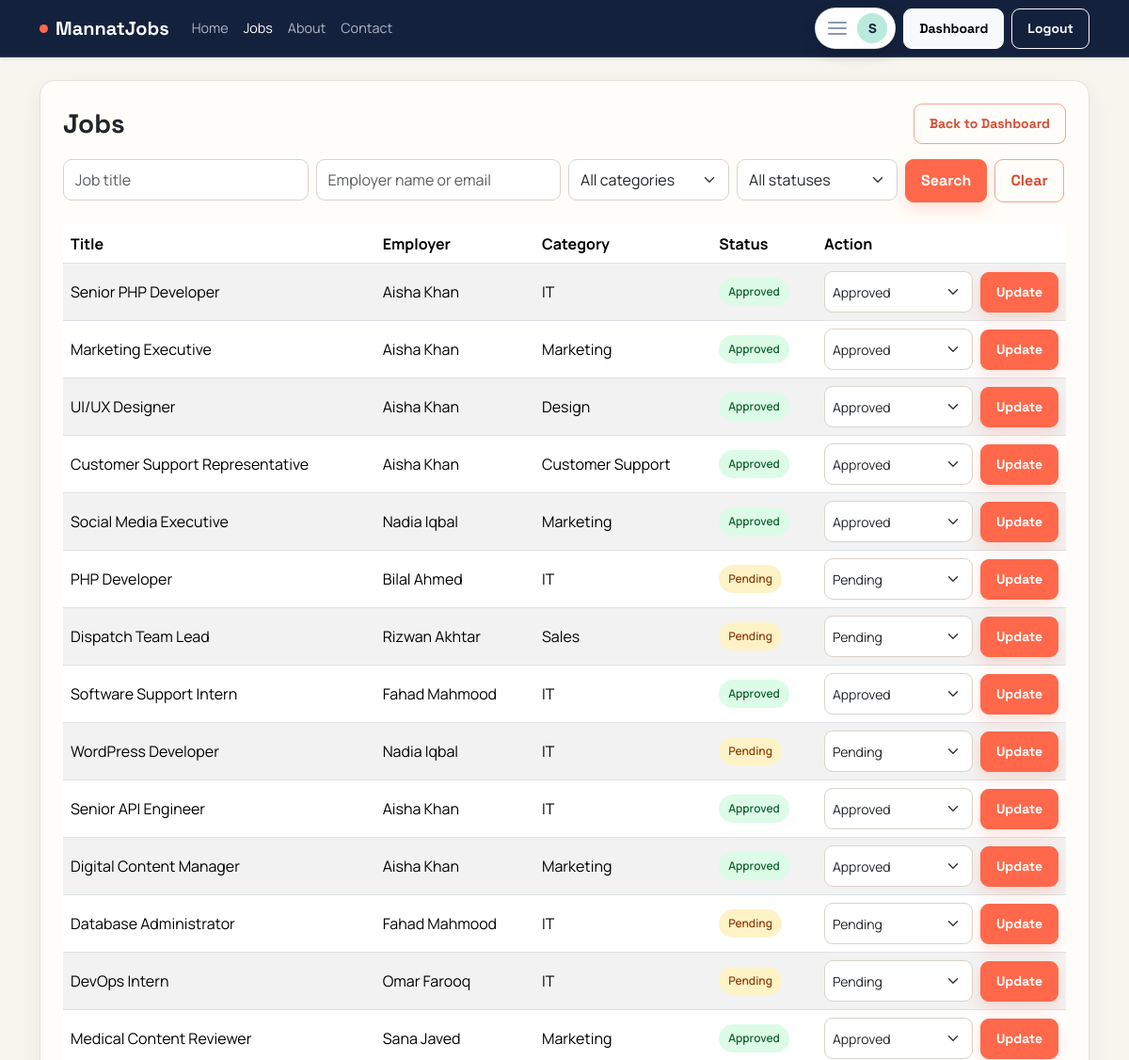
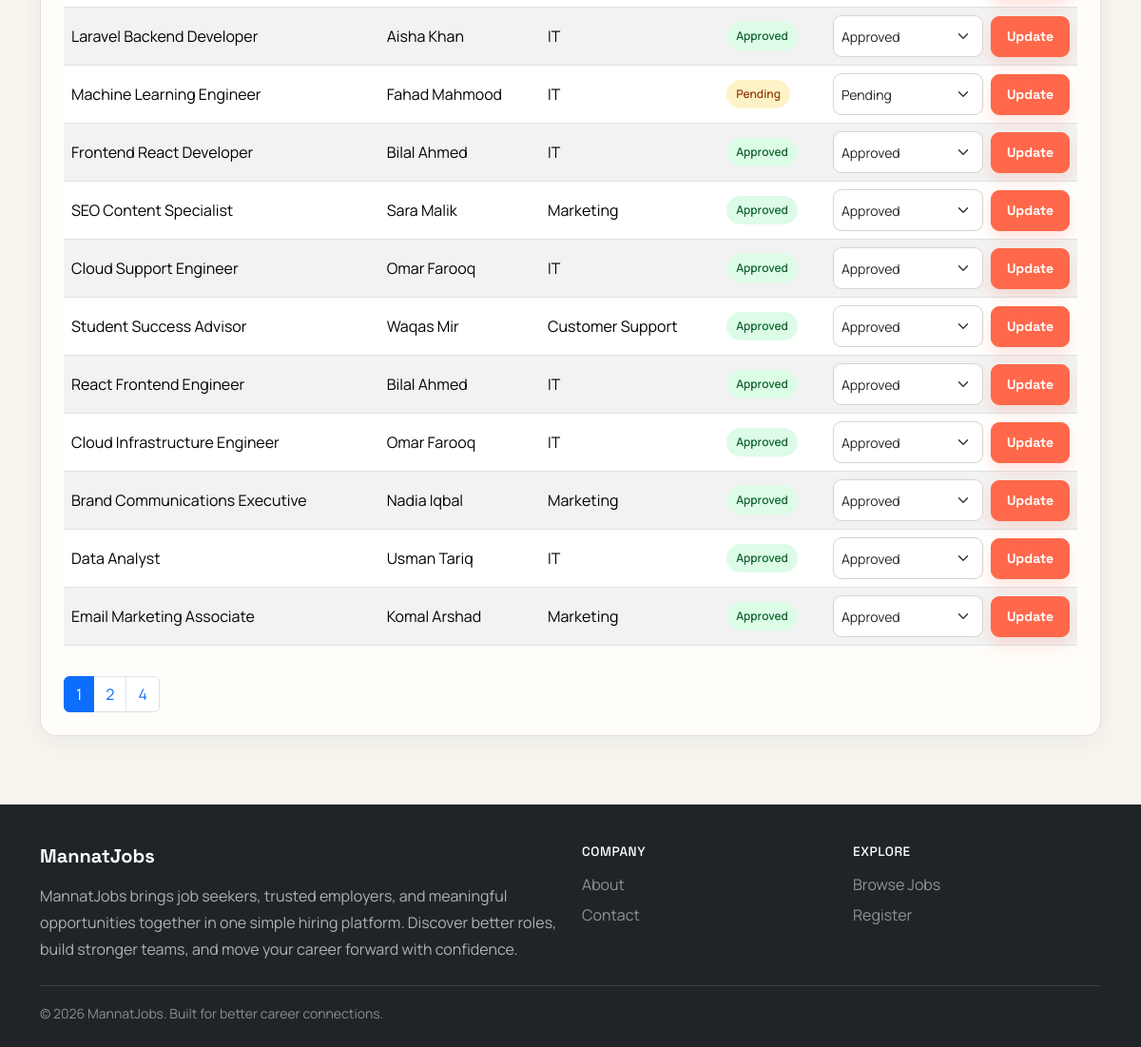
The page /admin/jobs.php (signed in) on the database its author committed (2 pictures, top to bottom).
### tables this page shows
CREATE TABLE jobs (
    id INT UNSIGNED AUTO_INCREMENT PRIMARY KEY,
    employer_id INT UNSIGNED NOT NULL,
    category_id INT UNSIGNED NOT NULL,
    title VARCHAR(180) NOT NULL,
    description TEXT NOT NULL,
    requirements TEXT NOT NULL,
    location VARCHAR(120) NOT NULL,
    job_type ENUM('Full-time', 'Part-time', 'Remote', 'Internship') NOT NULL,
    salary_min DECIMAL(12,2) DEFAULT NULL,
    salary_max DECIMAL(12,2) DEFAULT NULL,
    experience_level VARCHAR(80) DEFAULT NULL,
    deadline DATE DEFAULT NULL,
    status ENUM('pending', 'approved', 'rejected', 'closed') NOT NULL DEFAULT 'pending',
    created_at TIMESTAMP NOT NULL DEFAULT CURRENT_TIMESTAMP,
    updated_at TIMESTAMP NOT NULL DEFAULT CURRENT_TIMESTAMP ON UPDATE CURRENT_TIMESTAMP,
    CONSTRAINT fk_jobs_employer FOREIGN KEY (employer_id) REFERENCES users(id) ON DELETE CASCADE,
    CONSTRAINT fk_jobs_category FOREIGN KEY (category_id) REFERENCES job_categories(id) ON DELETE RESTRICT,
    INDEX idx_jobs_employer (employer_id),
    INDEX idx_jobs_status (status),
    INDEX idx_jobs_location (location),
    INDEX idx_jobs_category (category_id),
    INDEX idx_jobs_title (title)
);

CREATE TABLE users (
    id INT UNSIGNED AUTO_INCREMENT PRIMARY KEY,
    name VARCHAR(150) NOT NULL,
    email VARCHAR(180) NOT NULL UNIQUE,
    password VARCHAR(255) NOT NULL,
    role ENUM('jobseeker', 'employer', 'admin') NOT NULL,
    phone VARCHAR(30) DEFAULT NULL,
    status ENUM('active', 'blocked', 'pending') NOT NULL DEFAULT 'active',
    created_at TIMESTAMP NOT NULL DEFAULT CURRENT_TIMESTAMP,
    INDEX idx_users_name (name),
    INDEX idx_users_email (email),
    INDEX idx_users_role (role),
    INDEX idx_users_status (status)
);

CREATE TABLE job_categories (
    id INT UNSIGNED AUTO_INCREMENT PRIMARY KEY,
    name VARCHAR(100) NOT NULL UNIQUE,
    created_at TIMESTAMP NOT NULL DEFAULT CURRENT_TIMESTAMP
);

### includes/functions.php (called while the page is built, shortened)
<?php
function e($value)
{
    return htmlspecialchars((string)$value, ENT_QUOTES, 'UTF-8');
}
function sanitize($value)
{
    if (is_string($value)) {
        return trim(strip_tags($value));
    }
    return $value;
}
function appBasePath()
{
    static $basePath;
    if ($basePath !== null) {
        return $basePath;
    }
    $documentRoot = realpath($_SERVER['DOCUMENT_ROOT'] ?? '');
    $appRoot = realpath(__DIR__ . '/..');
    $basePath = '';
    if ($documentRoot && $appRoot) {
        $documentRoot = str_replace('\\', '/', rtrim($documentRoot, '\\/'));
        $appRoot = str_replace('\\', '/', $appRoot);
        if (str_starts_with(strtolower($appRoot), strtolower($documentRoot))) {
            $basePath = substr($appRoot, strlen($documentRoot));
        }
    }
    return rtrim($basePath, '/');
}
function url($path = '')
{
    $path = ltrim($path, '/');
    return appBasePath() . ($path === '' ? '/' : '/' . $path);
}
function paginationData($total, $page, $perPage = 25)
{
    $perPage = max(1, (int)$perPage);
    $total = max(0, (int)$total);
    $totalPages = max(1, (int)ceil($total / $perPage));
    $page = min(max(1, (int)$page), $totalPages);
    return [
        'page' => $page,
        'per_page' => $perPage,
        'total' => $total,
        'total_pages' => $totalPages,
        'offset' => ($page - 1) * $perPage,
    ];
}
function paginationUrl($path, $params, $page)
{
    $params['page'] = $page;
    return url($path . '?' . http_build_query(array_filter($params, static function ($value) {
        return $value !== '' && $value !== null;
    })));
}
function paginationPages($pagination)
{
    $pages = [1, $pagination['page'] - 1, $pagination['page'], $pagination['page'] + 1, $pagination['total_pages']];
    $pages = array_filter(array_unique($pages), static function ($page) use ($pagination) {
        return $page >= 1 && $page <= $pagination['total_pages'];
    });
    sort($pages);
    return $pages;
}
function preparedQuery($conn, $sql, $types = '', $params = [])
{
    $stmt = $conn->prepare($sql);
    if ($types !== '' && $params) {
        $references = [];
        foreach ($params as $key => $value) {
            $references[$key] = &$params[$key];
        }
        array_unshift($references, $types);
        call_user_func_array([$stmt, 'bind_param'], $references);
    }
    if (!$stmt->execute()) {
        return false;
    }
    return $stmt->get_result();
}

### admin/jobs.php (the view, shortened to what this page needs)
<?php
require_once __DIR__ . '/../includes/db.php';
require_once __DIR__ . '/../includes/functions.php';
$filters = ['title' => sanitize($_GET['title'] ?? ''), 'employer' => sanitize($_GET['employer'] ?? ''), 'category' => (int)($_GET['category'] ?? 0), 'status_filter' => sanitize($_GET['status_filter'] ?? '')];
$where = [];
$types = '';
$params = [];
$whereSql = $where ? ' WHERE ' . implode(' AND ', $where) : '';
$totalRow = preparedQuery($conn, 'SELECT COUNT(*) AS total FROM jobs j INNER JOIN job_categories c ON c.id = j.category_id INNER JOIN users u ON u.id = j.employer_id' . $whereSql, $types, $params)->fetch_assoc();
$pagination = paginationData($totalRow['total'] ?? 0, (int)($_GET['page'] ?? 1));
$jobs = preparedQuery($conn, 'SELECT j.*, c.name AS category_name, u.name AS employer_name FROM jobs j INNER JOIN job_categories c ON c.id = j.category_id INNER JOIN users u ON u.id = j.employer_id' . $whereSql . ' ORDER BY j.created_at DESC LIMIT ? OFFSET ?', $types . 'ii', array_merge($params, [$pagination['per_page'], $pagination['offset']]));
include __DIR__ . '/../includes/header.php';
?>
<div class="card p-4">
    <div class="d-flex justify-content-between align-items-center mb-3">
        <h3 class="fw-bold mb-0">Jobs</h3>
        <a href="<?php echo e(url('admin/index.php')); ?>" class="btn btn-outline-primary btn-sm">Back to Dashboard</a>
    </div>
    <form method="GET" class="row g-2 mb-4">
        <div class="col-md-3"><input class="form-control" name="title" placeholder="Job title" value="<?php echo e($filters['title']); ?>"></div>
        <div class="col-md-3"><input class="form-control" name="employer" placeholder="Employer name or email" value="<?php echo e($filters['employer']); ?>"></div>
        <div class="col-md-2"><select class="form-select" name="category"><option value="0">All categories</option></select></div>
        <div class="col-md-2"><select class="form-select" name="status_filter"><option value="">All statuses</option></select></div>
        <div class="col-md-2 d-flex gap-2"><button class="btn btn-primary" type="submit">Search</button><a class="btn btn-outline-primary" href="<?php echo e(url('admin/jobs.php')); ?>">Clear</a></div>
    </form>
    <div class="table-responsive">
        <table class="table table-striped align-middle">
            <thead>
                <tr>
                    <th>Title</th>
                    <th>Employer</th>
                    <th>Category</th>
                    <th>Status</th>
                    <th>Action</th>
                </tr>
            </thead>
            <tbody>
                <?php while ($job = $jobs->fetch_assoc()): ?>
                    <tr>
                        <td><?php echo e($job['title']); ?></td>
                        <td><?php echo e($job['employer_name']); ?></td>
                        <td><?php echo e($job['category_name']); ?></td>
                        <td><span class="status-pill status-<?php echo e($job['status']); ?>"><?php echo e(ucfirst($job['status'])); ?></span></td>
                        <td>
                            <form method="POST" action="<?php echo e(url('admin/jobs.php')); ?>" class="d-flex gap-2 align-items-center">
                                <select class="form-select form-select-sm" name="status">
                                    <option value="approved" <?php echo $job['status'] === 'approved' ? 'selected' : ''; ?>>Approved</option>
                                    <option value="pending" <?php echo $job['status'] === 'pending' ? 'selected' : ''; ?>>Pending</option>
                                </select>
                                <button type="submit" class="btn btn-sm btn-primary">Update</button>
                            </form>
                        </td>
                    </tr>
                <?php endwhile; ?>
            </tbody>
        </table>
    </div>
    <?php if ($pagination['total_pages'] > 1): ?><nav class="mt-3" aria-label="Jobs pages"><ul class="pagination mb-0"><?php foreach (paginationPages($pagination) as $page): ?><li class="page-item <?php echo $page === $pagination['page'] ? 'active' : ''; ?>"><a class="page-link" href="<?php echo e(paginationUrl('admin/jobs.php', $filters, $page)); ?>"><?php echo $page; ?></a></li><?php endforeach; ?></ul></nav><?php endif; ?>
</div>
<?php include __DIR__ . '/../includes/footer.php'; ?>

### assets/css/style.css (style rules this page uses)
:root { --primary: #ff684a; --primary-dark: #d94a31; --secondary: #14213d; --ink: #172033; --paper: #f8f5ef; --mint: #b9eadb; --muted: #657084; --success: #20866b; --danger: #c94848; --warning: #d28a22; --border: #e6e1d8; --shadow: 0 18px 50px rgba(20, 33, 61, 0.09); }
* { scrollbar-color: #b9b1a5 var(--paper); }
body { font-family: 'Manrope', sans-serif; background: var(--paper); color: var(--ink); min-width: 320px; min-height: 100vh; display: flex; flex-direction: column; }
h1, h2, h3, h4, h5, h6, .navbar-brand, .btn { font-family: 'Space Grotesk', sans-serif; }
h1, h2, h3, h4, h5, h6 { letter-spacing: 0; }
.card, .stat-box, .dashboard-sidebar { border: 1px solid var(--border); border-radius: 16px; box-shadow: 0 8px 26px rgba(20, 33, 61, 0.055); background: #fffdf9; }
.card { transition: box-shadow 180ms ease, transform 180ms ease; }
.status-pill { display: inline-block; padding: 6px 10px; border-radius: 999px; font-size: 0.75rem; font-weight: 600; }
.status-approved { background: #dcfce7; color: #166534; }
.status-pending { background: #fef3c7; color: #92400e; }
.form-control, .form-select, .form-check-input { border-radius: 9px; border-color: #d9d4cb; min-height: 44px; }
.btn { border-radius: 9px; font-weight: 700; padding: 10px 16px; transition: transform 160ms ease, box-shadow 160ms ease, background 160ms ease; }
.btn-primary { --bs-btn-bg: var(--primary); --bs-btn-border-color: var(--primary); --bs-btn-hover-bg: var(--primary-dark); --bs-btn-hover-border-color: var(--primary-dark); box-shadow: 0 8px 16px rgba(255, 104, 74, 0.18); }
.btn-outline-primary { --bs-btn-color: var(--primary-dark); --bs-btn-border-color: #f0a492; --bs-btn-hover-bg: var(--primary); --bs-btn-hover-border-color: var(--primary); }

### rows shown on the page
jobs: title "Senior PHP Developer", employer.name "Aisha Khan", category.name "IT", status "Approved"
jobs: title "Marketing Executive", employer.name "Aisha Khan", category.name "Marketing", status "Approved"
jobs: title "UI/UX Designer", employer.name "Aisha Khan", category.name "Design", status "Approved"
jobs: title "Customer Support Representative", employer.name "Aisha Khan", category.name "Customer Support", status "Approved"
jobs: title "Social Media Executive", employer.name "Nadia Iqbal", category.name "Marketing", status "Approved"
jobs: title "PHP Developer", employer.name "Bilal Ahmed", category.name "IT", status "Pending"
jobs: title "Dispatch Team Lead", employer.name "Rizwan Akhtar", category.name "Sales", status "Pending"
jobs: title "Software Support Intern", employer.name "Fahad Mahmood", category.name "IT", status "Approved"
jobs: title "WordPress Developer", employer.name "Nadia Iqbal", category.name "IT", status "Pending"
jobs: title "Senior API Engineer", employer.name "Aisha Khan", category.name "IT", status "Approved"
jobs: title "Digital Content Manager", employer.name "Aisha Khan", category.name "Marketing", status "Approved"
jobs: title "Database Administrator", employer.name "Fahad Mahmood", category.name "IT", status "Pending"
jobs: title "DevOps Intern", employer.name "Omar Farooq", category.name "IT", status "Pending"
jobs: title "Medical Content Reviewer", employer.name "Sana Javed", category.name "Marketing", status "Approved"
jobs: title "Laravel Backend Developer", employer.name "Aisha Khan", category.name "IT", status "Approved"
jobs: title "Machine Learning Engineer", employer.name "Fahad Mahmood", category.name "IT", status "Pending"
jobs: title "Frontend React Developer", employer.name "Bilal Ahmed", category.name "IT", status "Approved"
jobs: title "SEO Content Specialist", employer.name "Sara Malik", category.name "Marketing", status "Approved"
jobs: title "Cloud Support Engineer", employer.name "Omar Farooq", category.name "IT", status "Approved"
jobs: title "Student Success Advisor", employer.name "Waqas Mir", category.name "Customer Support", status "Approved"
jobs: title "React Frontend Engineer", employer.name "Bilal Ahmed", category.name "IT", status "Approved"
jobs: title "Cloud Infrastructure Engineer", employer.name "Omar Farooq", category.name "IT", status "Approved"
jobs: title "Brand Communications Executive", employer.name "Nadia Iqbal", category.name "Marketing", status "Approved"
jobs: title "Data Analyst", employer.name "Usman Tariq", category.name "IT", status "Approved"
jobs: title "Email Marketing Associate", employer.name "Komal Arshad", category.name "Marketing", status "Approved"

### other values the page prints
userInitial($user) "S"
$page "1"
$page "2"
$page "4"
